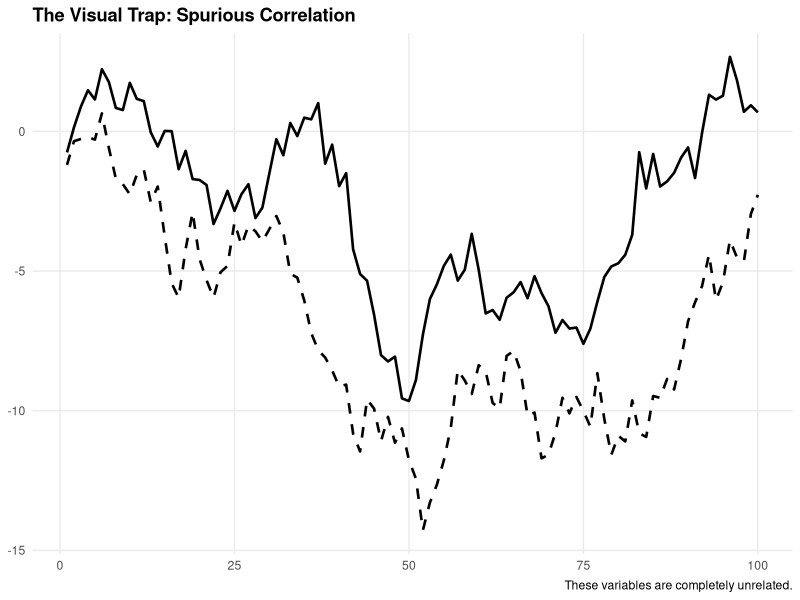
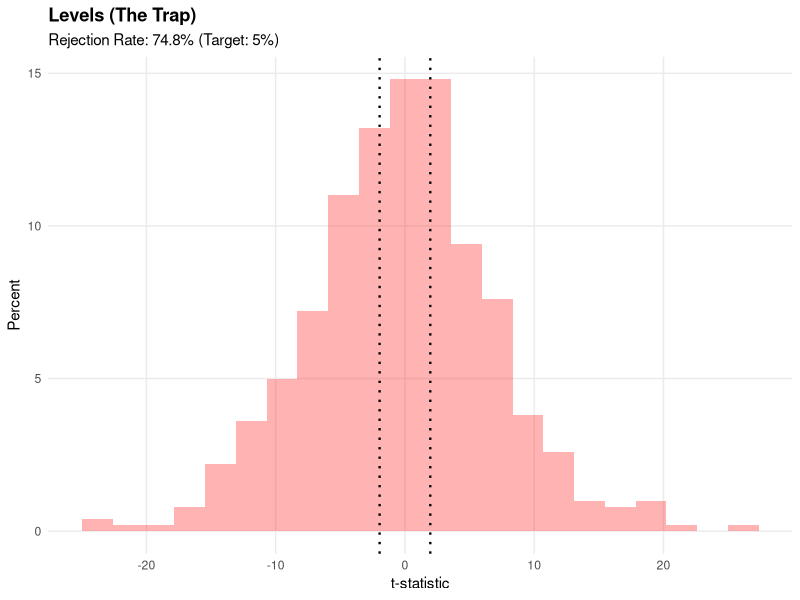
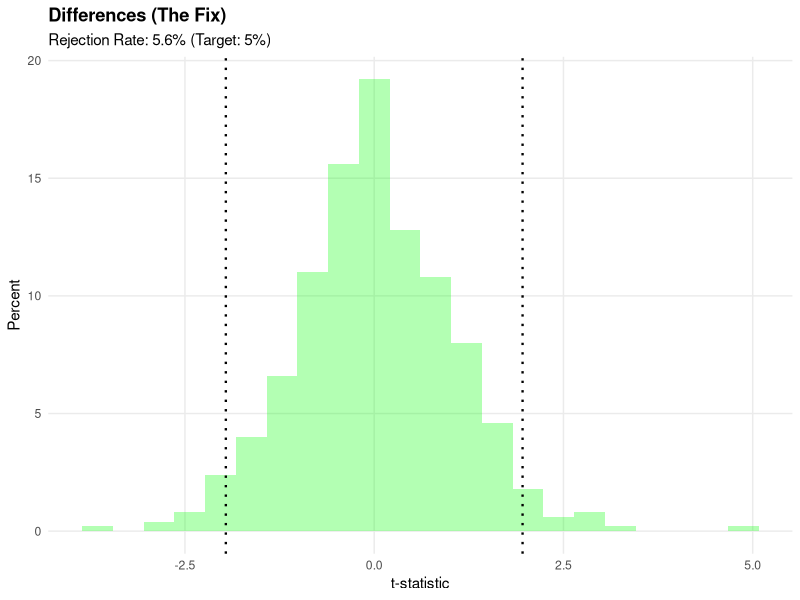
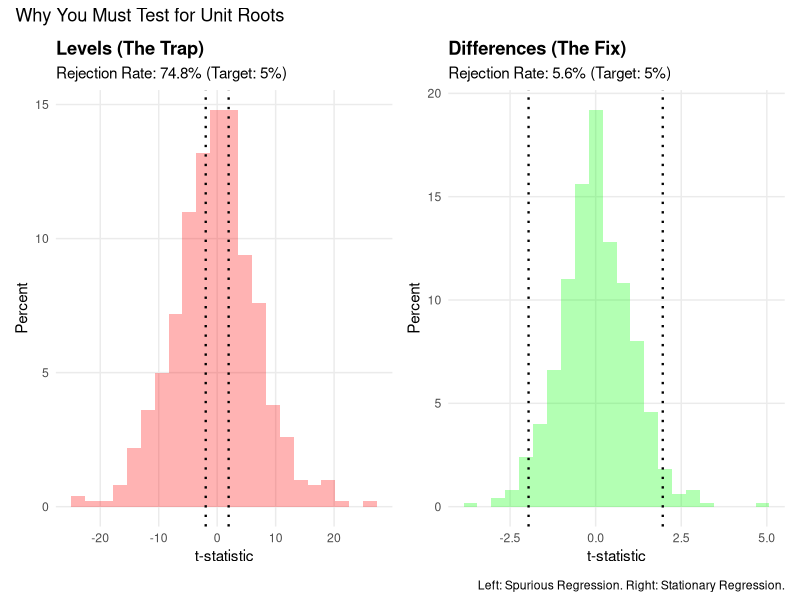

Here is the R script that generated these plots, in order:
# ============================================================
# 04_spurious_regression_trap.R
# R Masterclass: Video 04
# Topic: Monte Carlo simulation
# -----------------------------	
# Author: Stephen Snudden, PhD
# YouTube: https://youtube.com/@ssnudden
# GitHub:  https://github.com/SSEconomics/stata-economics-masterclass
# -----------------------------
#
# ============================================================

library(ggplot2)
library(dplyr)
library(tibble)
library(patchwork)  # for combining plots

# ----------------------------
# 1) Small sample (N=100) for visualization + "spurious" regression
# ----------------------------
set.seed(369)

N_vis <- 100
time <- 1:N_vis

# Two independent shock series -> two independent random walks
e1 <- rnorm(N_vis, mean = 0, sd = 1)
e2 <- rnorm(N_vis, mean = 0, sd = 1)
y1 <- cumsum(e1)
y2 <- cumsum(e2)

# ---- Visual inspection plot  ----

df_vis <- tibble(
  time = time,
  y1 = y1,
  y2 = y2
)

p_visual <- ggplot(df_vis, aes(x = time)) +
  geom_line(aes(y = y1), linewidth = 0.9) +
  geom_line(aes(y = y2), linewidth = 0.9, linetype = "dashed") +
  labs(
    title = "The Visual Trap: Spurious Correlation",
    x = NULL,
    y = NULL,
    caption = "These variables are completely unrelated."
  ) +
  theme_minimal() +
  theme(
    plot.title = element_text(face = "bold"),
    panel.grid.minor = element_blank()
  )

ggsave("visual_check.png", p_visual, width = 10, height = 6.665, dpi = 200)

# ---- The “lie”: regression in levels ----
fit_levels <- lm(y1 ~ y2)
print(summary(fit_levels))

# Automated extraction 
# p-value and t-stat for the slope coefficient on y2
coef_tab <- summary(fit_levels)$coefficients
t_stat  <- unname(coef_tab["y2", "t value"])
p_val   <- unname(coef_tab["y2", "Pr(>|t|)"])

cat("\nAutomated extraction (levels regression):\n")
cat("  t-stat (y2) =", formatC(t_stat, format = "f", digits = 6), "\n")
cat("  p-value     =", formatC(p_val,  format = "e", digits = 3), "\n\n")

# ----------------------------
# 2) Simulation loop ("proof")
# ----------------------------
set.seed(369)  # same seed for the simulation block in R

var     <- 1
sims    <- 500
periods <- 100
burn    <- 500
numobs  <- periods + burn
sdv     <- sqrt(var)

# Pre-allocate vectors for speed + clarity
t_stat_lvl  <- numeric(sims)
reject_lvl  <- integer(sims)
t_stat_diff <- numeric(sims)
reject_diff <- integer(sims)

for (s in seq_len(sims)) {
  
  # Generate random walks with burn-in
  eps1 <- rnorm(numobs, mean = 0, sd = sdv)
  eps2 <- rnorm(numobs, mean = 0, sd = sdv)
  rw1  <- cumsum(eps1)
  rw2  <- cumsum(eps2)
  
  # Drop burn-in: keep only the last `periods` observations
  y1s <- rw1[(burn + 1):(burn + periods)]
  y2s <- rw2[(burn + 1):(burn + periods)]
  
  # A) Levels regression (spurious)
  fitA <- lm(y1s ~ y2s)
  tabA <- summary(fitA)$coefficients
  tA   <- unname(tabA["y2s", "t value"])
  pA   <- unname(tabA["y2s", "Pr(>|t|)"])
  
  t_stat_lvl[s] <- tA
  reject_lvl[s] <- as.integer(pA < 0.05)
  
  # B) Differences regression (fix)
  dy1 <- diff(y1s)
  dy2 <- diff(y2s)
  
  fitB <- lm(dy1 ~ dy2)
  tabB <- summary(fitB)$coefficients
  tB   <- unname(tabB["dy2", "t value"])
  pB   <- unname(tabB["dy2", "Pr(>|t|)"])
  
  t_stat_diff[s] <- tB
  reject_diff[s] <- as.integer(pB < 0.05)
}

# Rejection rates (percent)
error_rate_lvl <- round(mean(reject_lvl) * 100, 1)
error_rate_dif <- round(mean(reject_diff) * 100, 1)

cat("Simulation rejection rates:\n")
cat("  Levels      :", error_rate_lvl, "%\n")
cat("  Differences :", error_rate_dif, "%\n\n")

# ----------------------------
# 3) Histograms + combined figure
# ----------------------------

# Helper to build "percent" histograms like Stata's percent option
hist_percent_plot <- function(x, title, subtitle, fill_color = "red") {
  df <- tibble(x = x)
  
  ggplot(df, aes(x = x)) +
    geom_histogram(
      aes(y = after_stat(count / sum(count) * 100)),
      bins = 22,
      fill = fill_color,
      alpha = 0.30,
      color = NA
    ) +
    geom_vline(xintercept = c(-1.96, 1.96), linetype = "dotted", linewidth = 0.8) +
    labs(
      title = title,
      subtitle = subtitle,
      x = "t-statistic",
      y = "Percent"
    ) +
    theme_minimal() +
    theme(
      plot.title = element_text(face = "bold"),
      panel.grid.minor = element_blank()
    )
}

p_g1 <- hist_percent_plot(
  t_stat_lvl,
  title = "Levels (The Trap)",
  subtitle = paste0("Rejection Rate: ", error_rate_lvl, "% (Target: 5%)"),
  fill_color = "red"
)

p_g2 <- hist_percent_plot(
  t_stat_diff,
  title = "Differences (The Fix)",
  subtitle = paste0("Rejection Rate: ", error_rate_dif, "% (Target: 5%)"),
  fill_color = "green"
)

ggsave("g1.png", p_g1, width = 10, height = 6.665, dpi = 200)
ggsave("g2.png", p_g2, width = 10, height = 6.665, dpi = 200)

p_combined <- (p_g1 | p_g2) +
  plot_annotation(
    title = "Why You Must Test for Unit Roots",
    caption = "Left: Spurious Regression. Right: Stationary Regression."
  )

ggsave("Graph.png", p_combined, width = 12, height = 5.5, dpi = 200)
